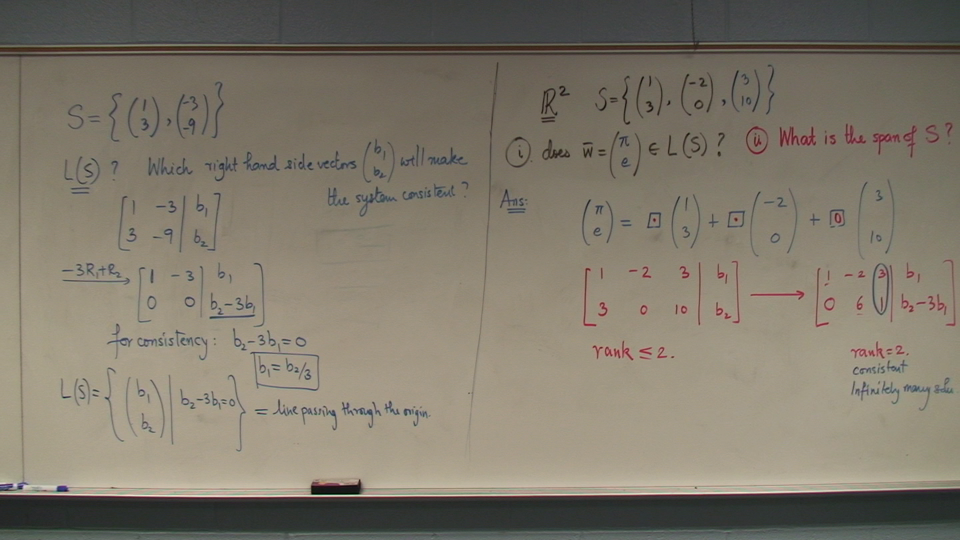
#> input picture data/lecturemath_v2/debug_images/89484.png, 1920 x 1080 px (shown at 1/2 size)
$ python eval_ablation_02_compute_metrics.py ../data/lecturemath_v2/debug_images ../data/lecturemath_v2/debug_images 5 ../data/lecturemath_v2/debug_images/89484.png ../data/lecturemath_v2/debug_images/89484.png
#> lines starting #> are read from the running program, lines starting #| are printed output that depends on the picture
### LectureMath/evaluation/segmentation_evaluator.py

import os
import time
import math
import numpy as np

import cv2
from PIL import Image

import torch

class SegmentationEvaluator:
    # [251 lines left out: functions __init__, _compute_starts, _make_1d_blend_weights, _make_tile_weight, _predict, _reconstruct_tiled and 5 more, not called in this run]

    @classmethod
    def textseg_fg_iou_fscore(cls, pred: np.ndarray, gt: np.ndarray, pred_text_value: int = 1, gt_text_value: int = 1,
                              ignore_label: int = 255):
        """
        Compute TextSeg-style foreground IoU and foreground F-score
        from pixel-level prediction and ground truth.

        Parameters
        ----------
        pred : Predicted label map, shape (H, W). Can be binary or label-valued.
        gt : Ground-truth label map, shape (H, W). Can be binary or label-valued.
        ignore_label : (int) GT pixels with this value are ignored.
        pred_text_value : (int)  Value in `pred` representing foreground text.
        gt_text_value : (int) Value in `gt` representing foreground text.

        Returns:
            dict with TP, FP, FN, fgIoU, fscore
        """
        if pred.shape != gt.shape:
            raise ValueError(f"Shape mismatch: pred {pred.shape}, gt {gt.shape}")

        valid = (gt != ignore_label)

        pred_fg = (pred == pred_text_value)
        gt_fg = (gt == gt_text_value)

        tp = np.logical_and(pred_fg, gt_fg) & valid
        fp = np.logical_and(pred_fg, ~gt_fg) & valid
        fn = np.logical_and(~pred_fg, gt_fg) & valid

        tp = int(tp.sum())
        fp = int(fp.sum())
        fn = int(fn.sum())

        if tp + fn > 0:
            recall = tp / (tp + fn)
        else:
            recall = 0.0
        if tp + fp > 0:
            precision = tp / (tp + fp)
        else:
            precision = 0.0

        denom_iou = tp + fp + fn
        denom_f1 = 2 * tp + fp + fn

        fg_iou = tp / denom_iou if denom_iou > 0 else 1.0
        fscore = 2 * tp / denom_f1 if denom_f1 > 0 else 1.0

        return {
            "tp": tp,
            "fp": fp,
            "fn": fn,
            "fgIoU": fg_iou,
            "fscore": fscore,
            "recall": recall,
            "precision": precision
        }

    # [11 lines left out: function CreateFromConfig, not called in this run]

### lectformer2026/eval_ablation_02_compute_metrics.py
import os
import sys
sys.path.insert(0, '..')

import cv2
import numpy as np

from LectureMath.evaluation.segmentation_evaluator import SegmentationEvaluator

def save_visualization(in_img_filename, out_img_filename, gt_img, gt_text_value, pred_img, pred_text_value):
    img = cv2.imread(in_img_filename, cv2.IMREAD_GRAYSCALE)
    out_img = np.zeros((img.shape[0], img.shape[1], 3), np.uint8)
    out_img[:, :, 0] = img
    out_img[:, :, 1] = img
    out_img[:, :, 2] = img
    out_img[pred_img == pred_text_value, 2] = 255
    out_img[gt_img == gt_text_value, 1] = 255
    cv2.imwrite(out_img_filename, out_img)

def main():
    if len(sys.argv) < 4:
        print("Usage")
        print(f"\tpython {sys.argv[0]:s} pred_dir gt_dir text_seg [img_dir] [out_dir]")
        print("With:")
        print("\tpred_dir\tPath to directory with predictions ")
        print("\tgt_dir\tPath to directory with ground truths")
        print("\ttext_seg\t1 if GT is in TextSeg format, 0 otherwise")
        print("\timg_dir\tOptional. Path to directory with original images")
        print("\tout_dir\tOptional. Path to directory where visualizations will be saved")
        return

    pred_dir = sys.argv[1]
    gt_dir = sys.argv[2]
    try:
        text_seg_style = int(sys.argv[3]) > 0
    except:
        print("Invalid value for text_seg. Use 1 for true, 0 for false")
        return

    if len(sys.argv) >= 6:
        img_dir, out_dir = sys.argv[4], sys.argv[5]
    else:
        img_dir, out_dir = None, None

    # binarizers used here produce 0/255
    pred_text_value = 255
    if text_seg_style:
        # in TextSeg, the 255 represent "don't care"
        # and 100 represents text (200 is text effect)
        ignore_label, gt_text_value = 255, 100
    else:
        # by default, do not ignore anything
        # and assume image is also binary, with max value as foreground
        ignore_label, gt_text_value = -1, 255

    predicted_files = os.listdir(pred_dir)
    averages = {
        "fgIoU": 0.0,
        "fscore": 0.0,
        "recall": 0.0,
        "precision": 0.0
    }

    for idx, pred_filename in enumerate(predicted_files):
        print(f"({idx + 1} / {len(predicted_files)}) - Processing: {pred_filename}")
        base, ext = os.path.splitext(pred_filename)
        if text_seg_style:
            gt_filename = f"{base}_maskfg.png"
        else:
            gt_filename = f"{base}.png"

        pred_img = cv2.imread(f"{pred_dir}/{pred_filename}", cv2.IMREAD_GRAYSCALE)
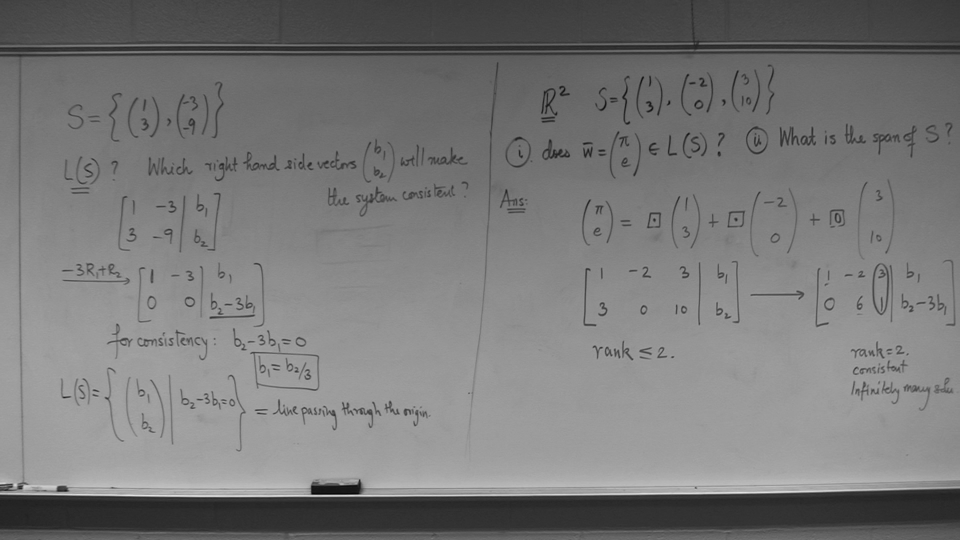
#> pred_img: shape (1080, 1920) (shown at 1/2 size); min 4, max 238, mean 120.6
        gt_img = cv2.imread(f"{gt_dir}/{gt_filename}", cv2.IMREAD_GRAYSCALE)

        if img_dir is not None:
            save_visualization(f"{img_dir}/{base}.jpg", f"{out_dir}/{pred_filename}",
                               gt_img, gt_text_value, pred_img, pred_text_value)
#> in save_visualization, `out_img[:, :, 0] = img`:
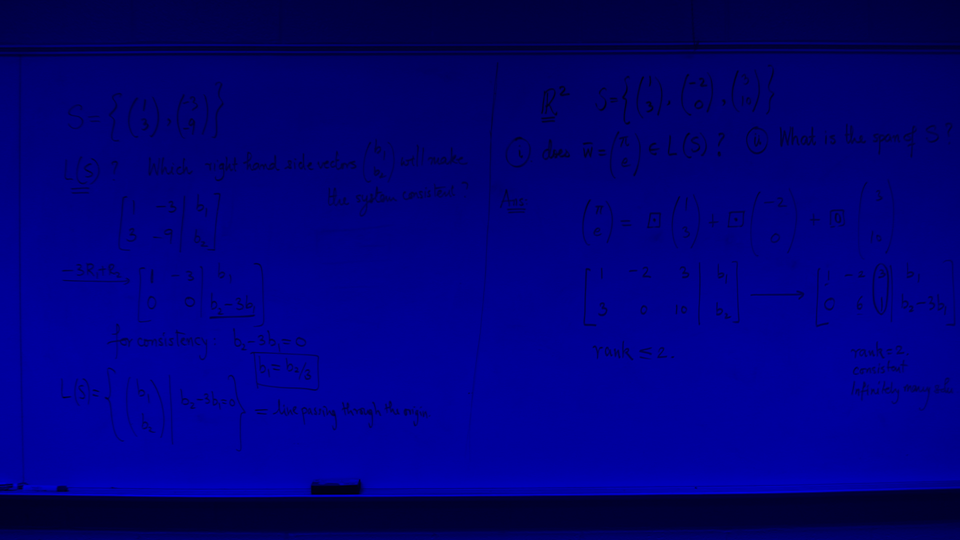
#> out_img: shape (1080, 1920, 3) (shown at 1/2 size); mean of channels 0, 1, 2 120.6, 0, 0; drawn as B, G, R
#> in save_visualization, `out_img[:, :, 1] = img`:
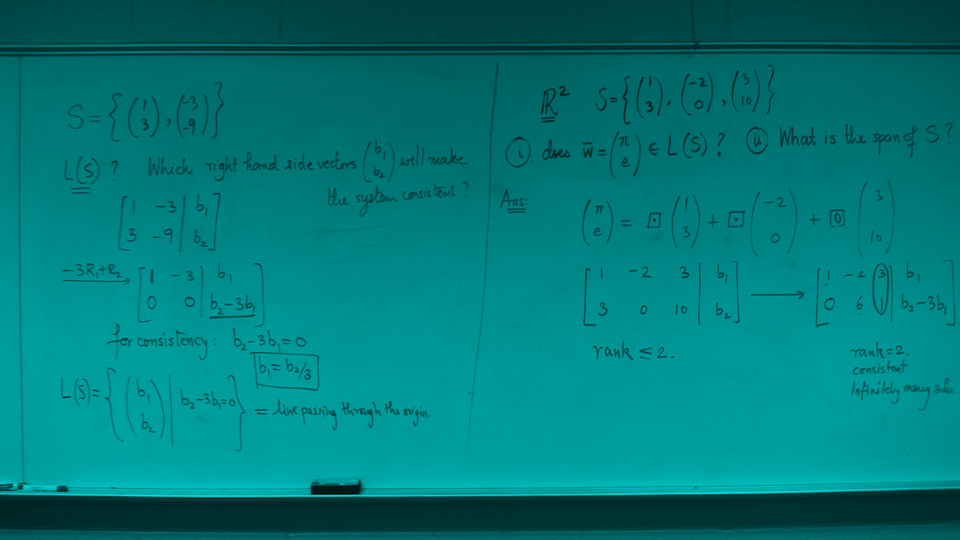
#> out_img: shape (1080, 1920, 3) (shown at 1/2 size); mean of channels 0, 1, 2 120.6, 120.6, 0; drawn as B, G, R

        img_scores = SegmentationEvaluator.textseg_fg_iou_fscore(
            pred_img, gt_img, pred_text_value, gt_text_value, ignore_label
        )
        print(img_scores)

        for metric in averages:
            averages[metric] += img_scores[metric]

    for metric in averages:
        averages[metric] /= len(predicted_files)
        print(f"Average {metric} = {averages[metric]:0.6f}")

if __name__ == "__main__":
#> (the run stopped early here; a loop or call above may not have finished)
